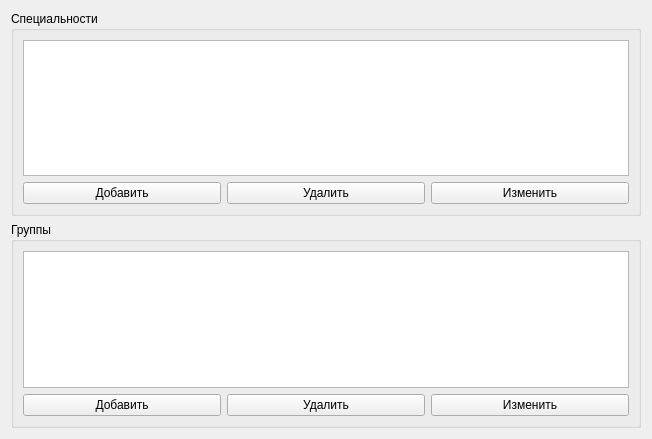
<?xml version="1.0" encoding="UTF-8"?>
<ui version="4.0">
 <class>Speciality</class>
 <widget class="QWidget" name="Speciality">
  <property name="geometry">
   <rect>
    <x>0</x>
    <y>0</y>
    <width>652</width>
    <height>439</height>
   </rect>
  </property>
  <property name="windowTitle">
   <string>Form</string>
  </property>
  <layout class="QHBoxLayout" name="horizontalLayout_7">
   <item>
    <layout class="QVBoxLayout" name="verticalLayout_5">
     <item>
      <widget class="QGroupBox" name="groupBox">
       <property name="title">
        <string>Специальности</string>
       </property>
       <layout class="QHBoxLayout" name="horizontalLayout_3">
        <item>
         <layout class="QVBoxLayout" name="verticalLayout">
          <item>
           <widget class="QTableView" name="tableView">
            <property name="selectionBehavior">
             <enum>QAbstractItemView::SelectRows</enum>
            </property>
           </widget>
          </item>
          <item>
           <layout class="QHBoxLayout" name="horizontalLayout">
            <item>
             <widget class="QPushButton" name="addSpec">
              <property name="text">
               <string>Добавить</string>
              </property>
             </widget>
            </item>
            <item>
             <widget class="QPushButton" name="remSpec">
              <property name="text">
               <string>Удалить</string>
              </property>
             </widget>
            </item>
            <item>
             <widget class="QPushButton" name="editSpec">
              <property name="text">
               <string>Изменить</string>
              </property>
             </widget>
            </item>
           </layout>
          </item>
         </layout>
        </item>
       </layout>
      </widget>
     </item>
     <item>
      <layout class="QHBoxLayout" name="horizontalLayout_6">
       <item>
        <widget class="QGroupBox" name="groupBox_3">
         <property name="title">
          <string>Группы</string>
         </property>
         <layout class="QHBoxLayout" name="horizontalLayout_5">
          <item>
           <layout class="QVBoxLayout" name="verticalLayout_4">
            <item>
             <widget class="QTableView" name="tableView_2">
              <property name="selectionBehavior">
               <enum>QAbstractItemView::SelectRows</enum>
              </property>
             </widget>
            </item>
            <item>
             <layout class="QHBoxLayout" name="horizontalLayout_4">
              <item>
               <widget class="QPushButton" name="addGroup">
                <property name="text">
                 <string>Добавить</string>
                </property>
               </widget>
              </item>
              <item>
               <widget class="QPushButton" name="removeGroup">
                <property name="text">
                 <string>Удалить</string>
                </property>
               </widget>
              </item>
              <item>
               <widget class="QPushButton" name="editGroup">
                <property name="text">
                 <string>Изменить</string>
                </property>
               </widget>
              </item>
             </layout>
            </item>
           </layout>
          </item>
         </layout>
        </widget>
       </item>
      </layout>
     </item>
    </layout>
   </item>
  </layout>
 </widget>
 <resources/>
 <connections/>
</ui>
